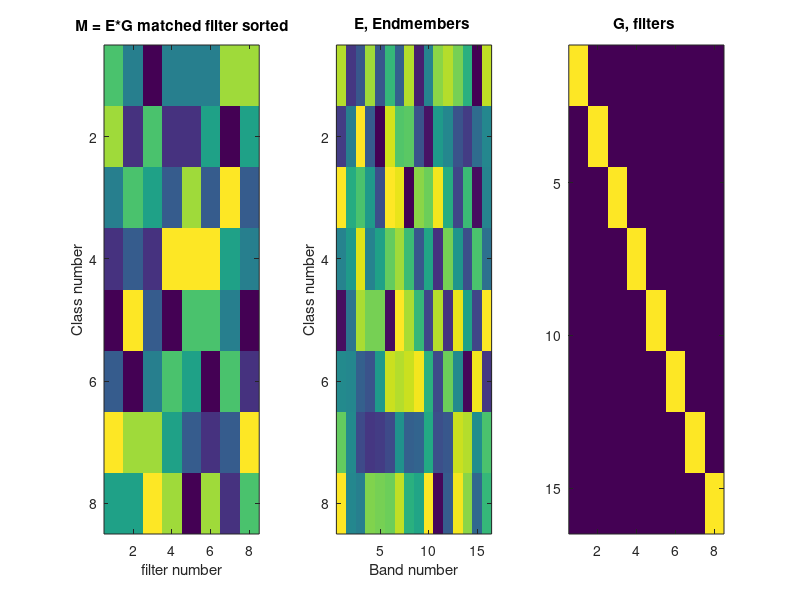

MATLAB code to generate this figure:
nf = 8;         % filter number
L = 16;        % band number
nc = 8;         % number og classes
E = floor(rand(nc,L)*255); 
%g = rand(nb,ng) > 0.5;
G = zeros(L,nc);
wg = 2; % filter width 
G(1:wg,1) = ones(wg,1);
for i=2:nc
    G(:,i) = circshift(G(:,i-1),wg);
end

M = E*G;
[~,ID] = sort(M','descend');
figure(1)
val = zeros(nc,1);
ind = zeros(nc,1);
subplot(1,3,2),imagesc(E),title("E, Endmembers "),xlabel("Band number"),ylabel("Class number")
subplot(1,3,1),imagesc(ID),title("M = E*G matched filter sorted"),xlabel("filter number"),ylabel("Class number")
subplot(1,3,3),imagesc(G),title("G, filters ")
% for i=1:nc
%     [val(i,1),ind(i,1)] = max(max(M));
%     M(:,ind(i,1)) = -realmax;
% end
% ind